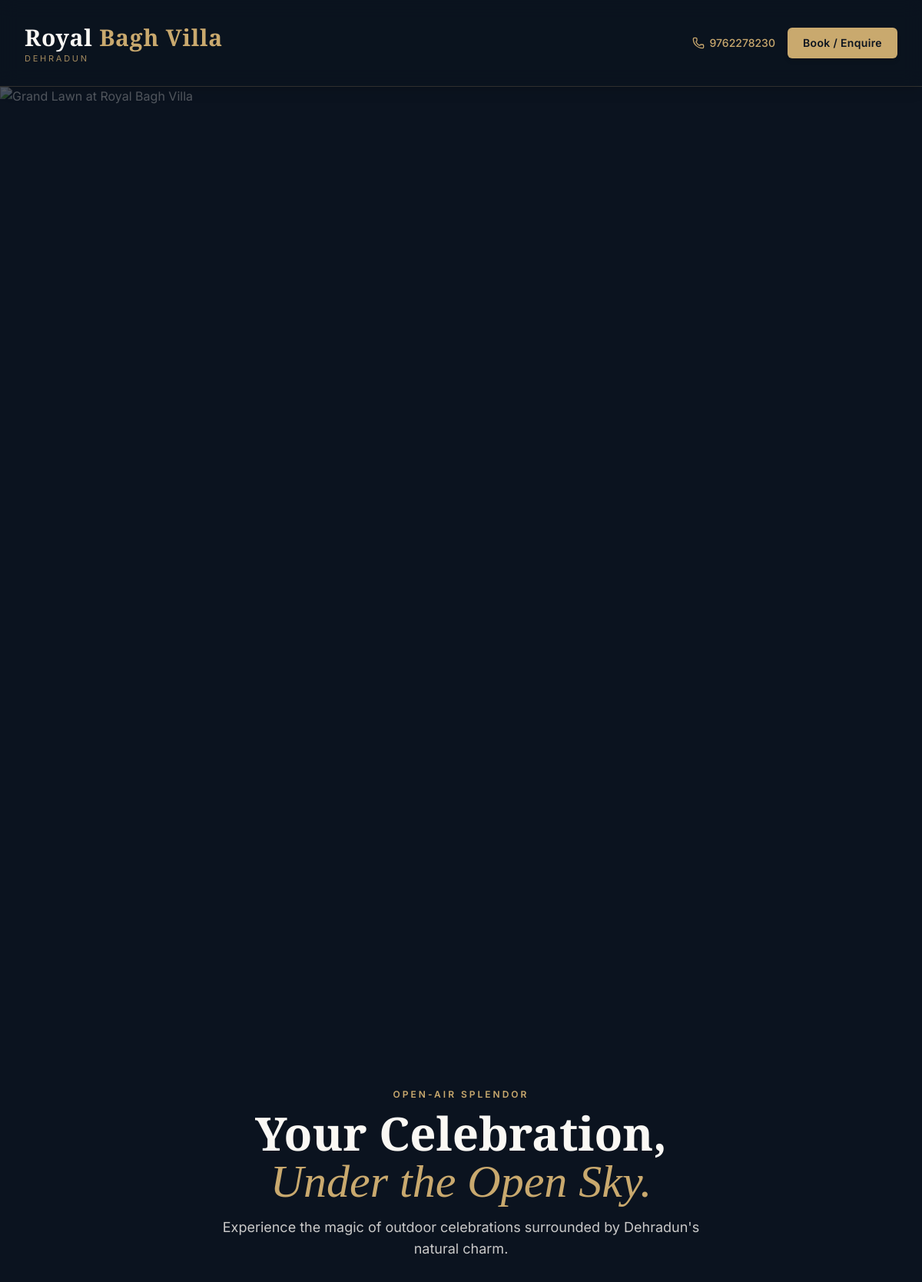
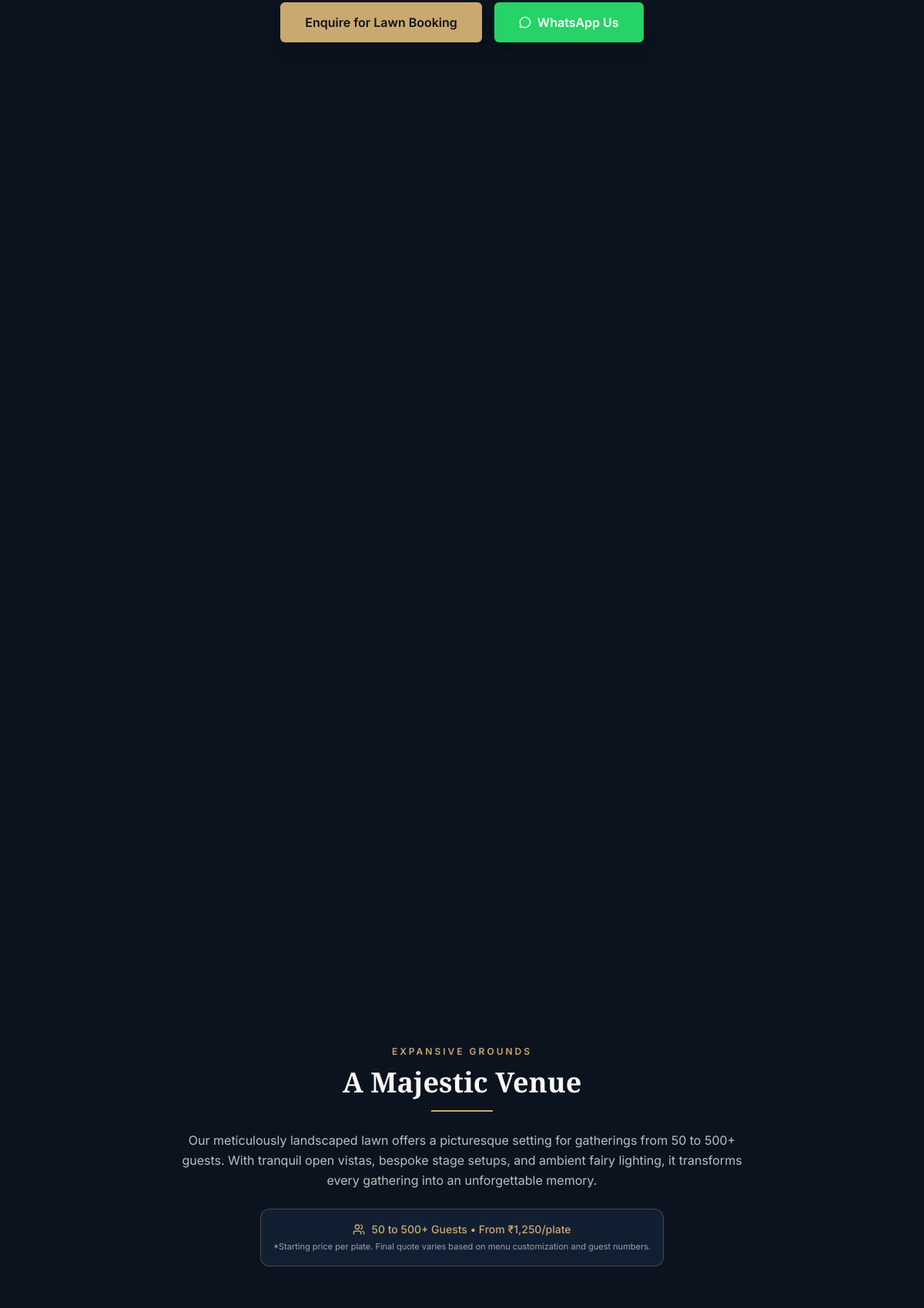
Page /lawn/ (upper part) on the committed database (2 pictures, top to bottom).
### models/cms.py (models this page shows, shortened)
class CMSContent(db.Model):
    __tablename__ = 'cms_contents'
    id = db.Column(db.Integer, primary_key=True)
    page = db.Column(db.String(50), nullable=False, index=True)  # home, about, cafe, restaurant, events, banquet, lawn, gallery, contact, common
    section = db.Column(db.String(50), nullable=False, index=True)  # hero, intro, features, offers, pricing, seo, etc.
    key = db.Column(db.String(100), nullable=False, index=True)
    value = db.Column(db.Text, default='')
    content_type = db.Column(db.String(20), default='text')  # text, html, image, video, url, json
    label = db.Column(db.String(200), default='')
    updated_at = db.Column(db.DateTime, default=lambda: datetime.now(timezone.utc), onupdate=lambda: datetime.now(timezone.utc))
    __table_args__ = (
        db.UniqueConstraint('page', 'section', 'key', name='_page_section_key_uc'),
    )
    @classmethod
    def get_value(cls, page, key, default=''):
        item = cls.query.filter_by(page=page, key=key).first()
        if item and item.value is not None and item.value != '':
            return item.value
        return default

### routes/lawn.py (the view)
@lawn_bp.route('/')
def index():
    return render_template('lawn.html')

### models/contact.py (called while the page is built)
    @staticmethod
    def get(key, default=""):
        setting = BusinessSetting.query.filter_by(key=key).first()
        return setting.value if setting else default

### templates/lawn.html (shortened to what this page needs)
{% extends "base.html" %}
{% block content %}
<section class="relative min-h-[60vh] flex items-center justify-center overflow-hidden bg-[#0B131F] pt-20">
    <div class="absolute inset-0 z-0">
        <img src="{{ get_cms('lawn', 'hero_image', 'https://images.unsplash.com/photo-1464366400600-7168b8af9bc3?w=1600&q=80') }}" alt="Grand Lawn at Royal Bagh Villa" class="w-full h-full object-cover">
        <div class="absolute inset-0 bg-gradient-to-t from-[#0B131F] via-[#0B131F]/80 to-[#0B131F]/70"></div>
    </div>
    <div class="relative z-10 text-center px-4 max-w-4xl mx-auto py-16" data-aos="fade-up">
        <span class="text-xs font-semibold tracking-[0.25em] text-[#C9A96E] uppercase block mb-3">Open-Air Splendor</span>
        <h1 class="font-playfair text-4xl sm:text-6xl text-[#FAF8F4] font-bold mb-4 leading-tight">
            {{ get_cms('lawn', 'hero_title', 'Your Celebration, <br><span class="text-[#C9A96E] italic font-normal">Under the Open Sky.</span>') | safe }}
        </h1>
        <p class="text-[#FAF8F4]/80 text-base sm:text-lg max-w-2xl mx-auto mb-8">
            {{ get_cms('lawn', 'hero_subtitle', "Experience the magic of outdoor celebrations surrounded by Dehradun's natural charm.") }}
        </p>
        <div class="flex flex-wrap justify-center gap-4">
            <a href="{{ url_for('lawn_bp.book') }}" class="px-8 py-3.5 bg-[#C9A96E] hover:bg-[#b8944f] text-[#0B131F] font-semibold rounded-md transition shadow-xl">
                Enquire for Lawn Booking
            </a>
            <a href="https://wa.me/91{{ business_whatsapp }}?text=Hi%20Royal%20Bagh%20Villa%2C%20I%20would%20like%20to%20enquire%20about%20a%20booking." target="_blank" rel="noopener noreferrer" class="px-8 py-3.5 bg-[#25D366] hover:bg-[#1ebd5a] text-white font-semibold rounded-md transition shadow-xl flex items-center gap-2">
                <i data-lucide="message-circle" class="w-4 h-4"></i> WhatsApp Us
            </a>
        </div>
    </div>
</section>
<section class="py-20 bg-[#0B131F]">
    <div class="max-w-6xl mx-auto px-4 sm:px-6 lg:px-8">
        <div class="max-w-3xl mx-auto text-center mb-14" data-aos="fade-up">
            <span class="text-xs font-semibold tracking-[0.25em] text-[#C9A96E] uppercase block mb-3">Expansive Grounds</span>
            <h2 class="font-playfair text-3xl sm:text-4xl text-[#FAF8F4] font-bold mb-4">A Majestic Venue</h2>
            <div class="w-20 h-0.5 bg-[#C9A96E] mx-auto mb-6"></div>
            <p class="text-[#FAF8F4]/75 text-base leading-relaxed mb-6">
                {{ get_cms('lawn', 'content', 'Our meticulously landscaped lawn offers a picturesque setting for gatherings from 50 to 500+ guests. With tranquil open vistas, bespoke stage setups, and ambient fairy lighting, it transforms every gathering into an unforgettable memory.') }}
            </p>
            <div class="inline-block p-4 rounded-xl bg-[#121F33] border border-[#C9A96E]/30">
                <p class="text-sm font-medium text-[#C9A96E] flex items-center justify-center gap-2">
                    <i data-lucide="users" class="w-4 h-4"></i>
                    <span>{{ get_cms('lawn', 'capacity', 'Suitable for intimate gatherings to large celebrations (50 to 500+ guests).') }} • From {{ get_cms('lawn', 'lawn_starting_price', '₹1,250') }}/plate</span>
                </p>
                <p class="text-[11px] text-[#FAF8F4]/60 mt-1">
                    *Starting price per plate. Final quote varies based on menu customization and guest numbers.
                </p>
            </div>
        </div>
    </div>
</section>
{% endblock %}

### templates/components/navbar.html (shortened to what this page needs)
<nav class="navbar sticky top-0 w-full z-50 transition-all duration-300 bg-[#0B131F]/95 backdrop-blur-md border-b border-[#C9A96E]/20 shadow-lg">
    <div class="max-w-7xl mx-auto px-4 sm:px-6 lg:px-8">
        <div class="flex justify-between items-center h-20">
            <div class="flex-shrink-0 flex items-center">
                <a href="{{ url_for('main_bp.index') }}" class="group flex items-center gap-3">
                    {% if logo_image %}
                    <img src="{{ logo_image }}" alt="{{ logo_text }}" class="h-10 sm:h-12 w-auto object-contain">
                    {% else %}
                    <div class="flex flex-col leading-none">
                        <span class="font-playfair font-bold text-2xl lg:text-3xl text-[#FAF8F4] group-hover:text-[#C9A96E] transition-colors tracking-wide">
                            {{ logo_text.split(' ')[0] if ' ' in logo_text else logo_text }} <span class="text-[#C9A96E]">{{ ' '.join(logo_text.split(' ')[1:]) if ' ' in logo_text else '' }}</span>
                        </span>
                        <span class="text-[11px] tracking-[0.25em] text-[#C9A96E]/80 uppercase font-inter mt-1">
                            Dehradun
                        </span>
                    </div>
                    {% endif %}
                </a>
            </div>
            <div class="hidden lg:flex items-center space-x-4">
                <a href="tel:{{ business_phone }}" class="text-sm text-[#C9A96E] hover:text-[#FAF8F4] flex items-center gap-1.5 transition-colors font-medium">
                    <i data-lucide="phone" class="w-4 h-4"></i>
                    <span>{{ business_phone }}</span>
                </a>
                <a href="{{ url_for('main_bp.index') }}#enquiry" class="px-5 py-2.5 bg-[#C9A96E] hover:bg-[#b8944f] text-[#0B131F] font-semibold text-sm tracking-wide rounded-md transition-all duration-300 shadow-md hover:shadow-[#C9A96E]/20 hover:scale-[1.02]">
                    Book / Enquire
                </a>
            </div>
        </div>
    </div>
</nav>

### static/css/style.css (style rules this page uses)
:root { --primary: #1a3c34; --primary-light: #2d5c4f; --primary-dark: #0f1f1b; --accent: #c9a96e; --accent-light: #d4bc8b; --accent-dark: #b8944f; --cream: #faf8f4; --cream-dark: #f0ebe0; --charcoal: #2d2d2d; --gray: #6b7280; --white: #ffffff; --danger: #dc2626; --success: #16a34a; }
html { scroll-behavior: smooth; }
body { font-family: 'Inter', sans-serif; background-color: var(--cream); color: var(--charcoal); line-height: 1.6; }
.font-playfair { font-family: 'Playfair Display', serif; }
.font-inter { font-family: 'Inter', sans-serif; }
.navbar { position: fixed; top: 0; width: 100%; z-index: 50; transition: all 0.4s ease; background: transparent; padding: 1rem 0; }

### rows in the picture
CMSContent: value "Royal", value "Bagh Villa"
CMSContent: value "9762278230"
CMSContent: value "50 to 500+ Guests"

### other values in the picture
{{ get_cms('lawn', 'lawn_starting_price', '₹1,250') }} "₹1,250"
